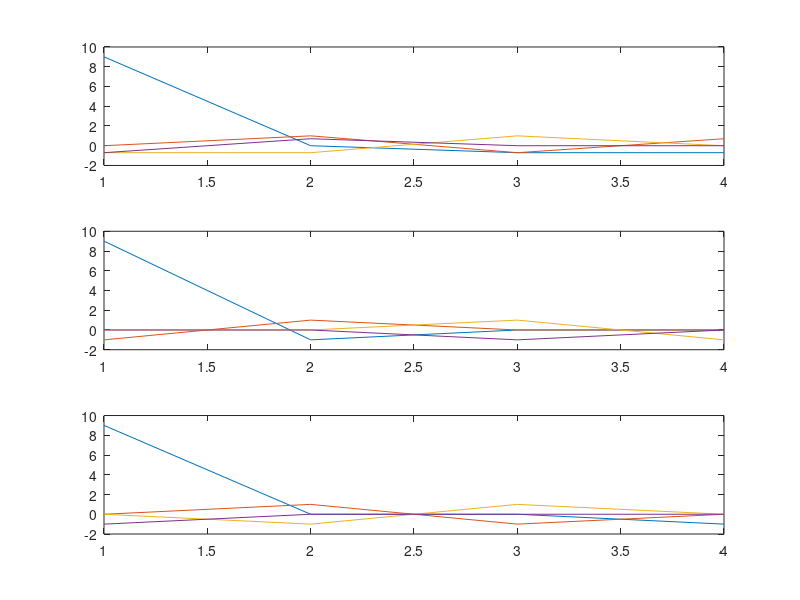

The MATLAB source for this figure:
%9(b)
H2=[1 1 1 1;1 1 -1 -1;sqrt(2) -sqrt(2) 0 0;0 0 sqrt(2) -sqrt(2)]
H2T=transpose(H2)
Xb=[8 8 8 8;8 16 8 8;8 8 8 8;8 8 8 16]
Yb=H2*Xb*H2T/16

%9(c)
Yb(4,4)=0;
Yc=H2T*Yb*H2

%9(d)
H2d=[1 1 1 1;1 -1 1 -1;1 1 -1 -1;1 -1 -1 1]
H2dT=transpose(H2d)
Yhad=H2d*Xb*H2dT/16
Yhad(4,4)=0
Xd=H2dT*Yhad*H2d

%9(e)
W2e=[1 1 1 1;1 1 -1 -1; 1 -1 -1 1;1 -1 1 -1]
W2eT=transpose(W2e)
Whad=W2e*Xb*W2eT/16
Whad(4,4)=0
Xe=W2eT*Whad*W2e

%9(f)
subplot(3,1,1)
plot(Yb);
subplot(3,1,2)
plot(Yhad);
subplot(3,1,3)
plot(Whad);